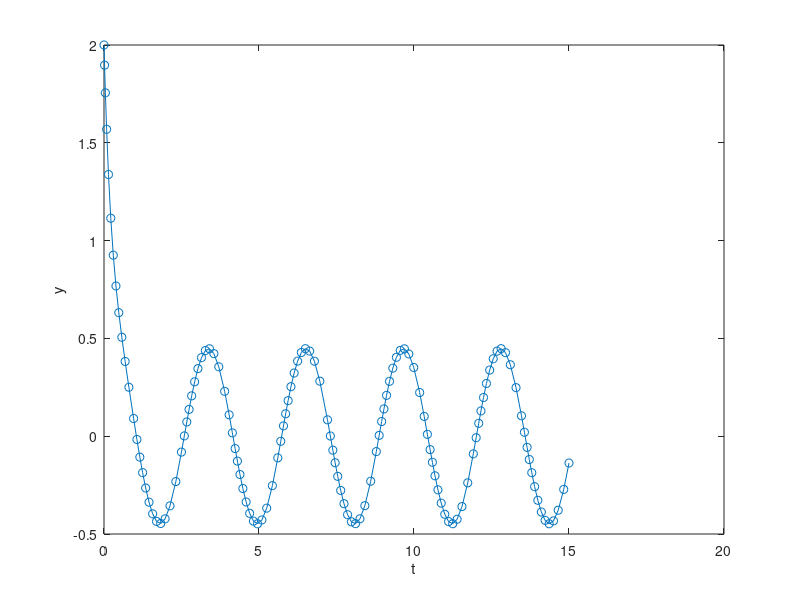

MATLAB code for this plot:
%simple example from matlab docs
%8A. 
tspan = [0 15]
y0 = 2;
[t, y] = ode23(@(t, y)  -4 * y + 2*cos(2*t), tspan, y0);
plot(t, y, '-o');
xlabel('t');
ylabel('y');